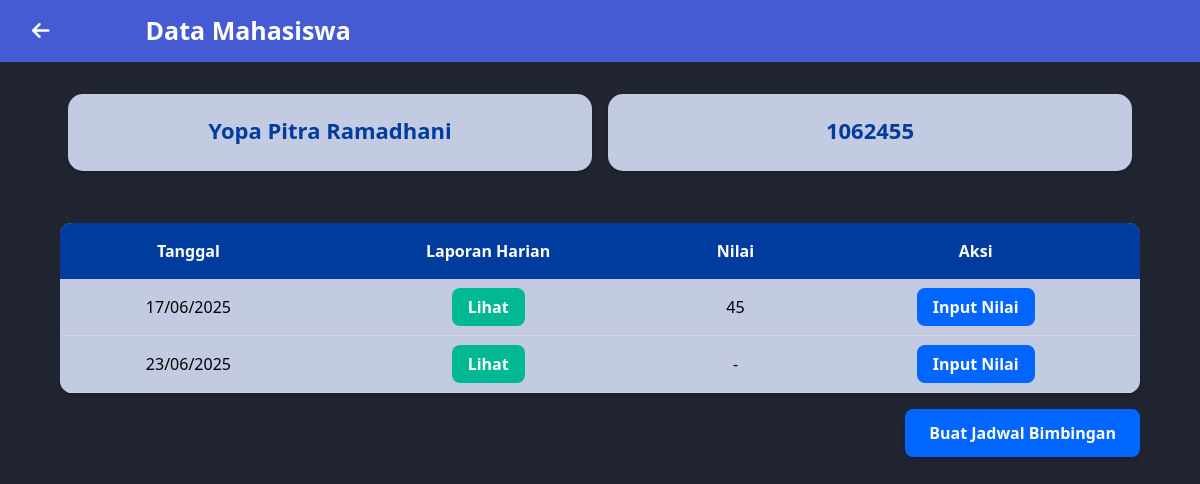
Page /dashboard/dashboard-dosen/mahasiswa-page/index.php?id=kjecUgAq (signed in) on the committed database.
### tables this page shows
CREATE TABLE `mahasiswa` (
  `id_mhs` varchar(20) NOT NULL,
  `id_user` varchar(20) DEFAULT NULL,
  `profil` varchar(255) DEFAULT NULL,
  `nama` varchar(255) DEFAULT NULL,
  `npm` varchar(255) DEFAULT NULL,
  `jenis_kelamin` enum('Laki-laki','Perempuan') DEFAULT NULL,
  `tempat_lahir` varchar(255) DEFAULT NULL,
  `tanggal_lahir` date DEFAULT NULL,
  `agama` enum('Islam','Kristen','Katolik','Buddha','Hindu','Konghucu') DEFAULT NULL,
  `provinsi` varchar(255) DEFAULT NULL,
  `kabupaten` varchar(255) DEFAULT NULL,
  `kecamatan` varchar(255) DEFAULT NULL,
  `desa` varchar(255) DEFAULT NULL,
  `alamat` text,
  `universitas` text,
  `status` enum('Sedang Magang','Tidak Magang') DEFAULT 'Tidak Magang',
  `created_at` timestamp NULL DEFAULT CURRENT_TIMESTAMP,
  `updated_at` timestamp NULL DEFAULT CURRENT_TIMESTAMP
);

CREATE TABLE `kegiatan_magang` (
  `id_kegiatan` varchar(20) NOT NULL,
  `id_magang` varchar(20) NOT NULL,
  `tgl` date NOT NULL,
  `hari` enum('Senin','Selasa','Rabu','Kamis','Jumat','Sabtu','Minggu') DEFAULT NULL,
  `kegiatan` text,
  `bukti_kegiatan` varchar(255) DEFAULT NULL,
  `nilai_kegiatan` int DEFAULT NULL,
  `created_at` timestamp NOT NULL DEFAULT CURRENT_TIMESTAMP
);

### dashboard/dashboard-dosen/mahasiswa-page/index.php (the view, shortened to what this page needs)
<?php
include '../../../db.php';
$id_mhs = $_GET['id'];
$query = "SELECT * FROM mahasiswa WHERE id_mhs = '$id_mhs'";
$result = mysqli_query($connect, $query);
$dataMahasiswa = mysqli_fetch_assoc($result);
$queryMagang = "SELECT * FROM magang WHERE id_mhs = '$id_mhs'";
$dataMagang = mysqli_fetch_assoc(mysqli_query($connect, $queryMagang));
$id_magang = $dataMagang['id_magang'] ?? null;
$queryKegiatan = "SELECT * FROM kegiatan_magang WHERE id_magang = '$id_magang' ORDER BY tgl ASC";
$resultKegiatan = mysqli_query($connect, $queryKegiatan);
?>
<!DOCTYPE html>
<html lang="en">
<head>
    <script src="https://cdn.tailwindcss.com"></script>
    <link rel="stylesheet" href="https://cdnjs.cloudflare.com/ajax/libs/font-awesome/6.7.2/css/all.min.css" />
    <link rel="stylesheet" href="../../../assets/css/dashboard.css">
</head>
<body class="h-screen flex flex-col font-sans">
    <header class="flex items-center bg-[#455bd4] text-white px-8 py-3">
        <a href="../" style="width: 10%; font-size: 20px; font-weight: bold; cursor: pointer;">
            <i class="fa-solid fa-arrow-left"></i>
        </a>
        <h2 class="font-semibold text-[25px]">Data Mahasiswa</h2>
    </header>
    <section class="bg-[#1d222efb] w-full h-full flex flex-col items-center">
        <div class="flex justify-between m-8 w-[90%]">
            <div class="bg-[#c3cbe2] p-5 rounded-[15px] text-center flex-1 mx-2 shadow-md">
                <h1 class="text-[22px] text-[#003c9e] mb-1 font-bold">
                    <?= htmlspecialchars($dataMahasiswa['nama']) ?>
                </h1>
            </div>
            <div class="bg-[#c3cbe2] p-5 rounded-[15px] text-center flex-1 mx-2 shadow-md">
                <h1 class="text-[22px] text-[#003c9e] mb-1 font-bold">
                    <?= htmlspecialchars($dataMahasiswa['npm']) ?>
                </h1>
            </div>
        </div>
        <table class="w-[90%] border-collapse mt-5 bg-[#c3cbe2] rounded-[12px] shadow-md overflow-hidden">
            <thead class="bg-[#003c9e] text-white">
                <tr>
                    <th class="p-4 text-center">Tanggal</th>
                    <th class="p-4 text-center">Laporan Harian</th>
                    <th class="p-4 text-center">Nilai</th>
                    <th class="p-4 text-center" colspan="2">Aksi</th>
                </tr>
            </thead>
            <tbody>
                <?php if (mysqli_num_rows($resultKegiatan) > 0): ?>
                <?php while ($kegiatan = mysqli_fetch_assoc($resultKegiatan)): ?>
                <tr class="text-center border-b border-gray-300">
                    <td class="p-4"><?= date('d/m/Y', strtotime($kegiatan['tgl'])) ?></td>
                    <td class="p-4">
                        <a href="#lihat-laporan"
                            onclick="lihatLaporan('<?= addslashes($kegiatan['kegiatan']) ?>', '<?= $kegiatan['bukti_kegiatan'] ?>')"
                            class="bg-[#00b894] text-white font-bold py-2 px-4 rounded-lg">Lihat</a>
                    </td>
                    <td class="p-4"><?= $kegiatan['nilai_kegiatan'] ?? '-' ?></td>
                    <td class="p-4" colspan="2">
                        <a href="#input-nilai" onclick="isiNilai('<?= $kegiatan['id_kegiatan'] ?>')"
                            class="bg-[#0066ff] text-white font-bold py-2 px-4 rounded-lg">Input Nilai</a>
                    </td>
                </tr>
                <?php endwhile; ?>
                <?php else: ?>
                <tr>
                    <td colspan="5" class="text-center py-6">Belum ada data kegiatan.</td>
                </tr>
                <?php endif; ?>
            </tbody>
        </table>
        <div class="w-[90%] flex justify-end mt-4">
            <a href="javascript:void(0)" onclick="document.getElementById('modalTambah').classList.remove('hidden')"
                class="bg-[#0066ff] text-white font-bold py-3 px-6 rounded-lg shadow-md">
                Buat Jadwal Bimbingan
            </a>
        </div>
    </section>
</body>
</html>

### rows in the picture
mahasiswa: nama "Yopa Pitra Ramadhani", npm "1062455"
kegiatan_magang: tgl "17/06/2025", nilai_kegiatan "45"
kegiatan_magang: tgl "23/06/2025", nilai_kegiatan "-"
